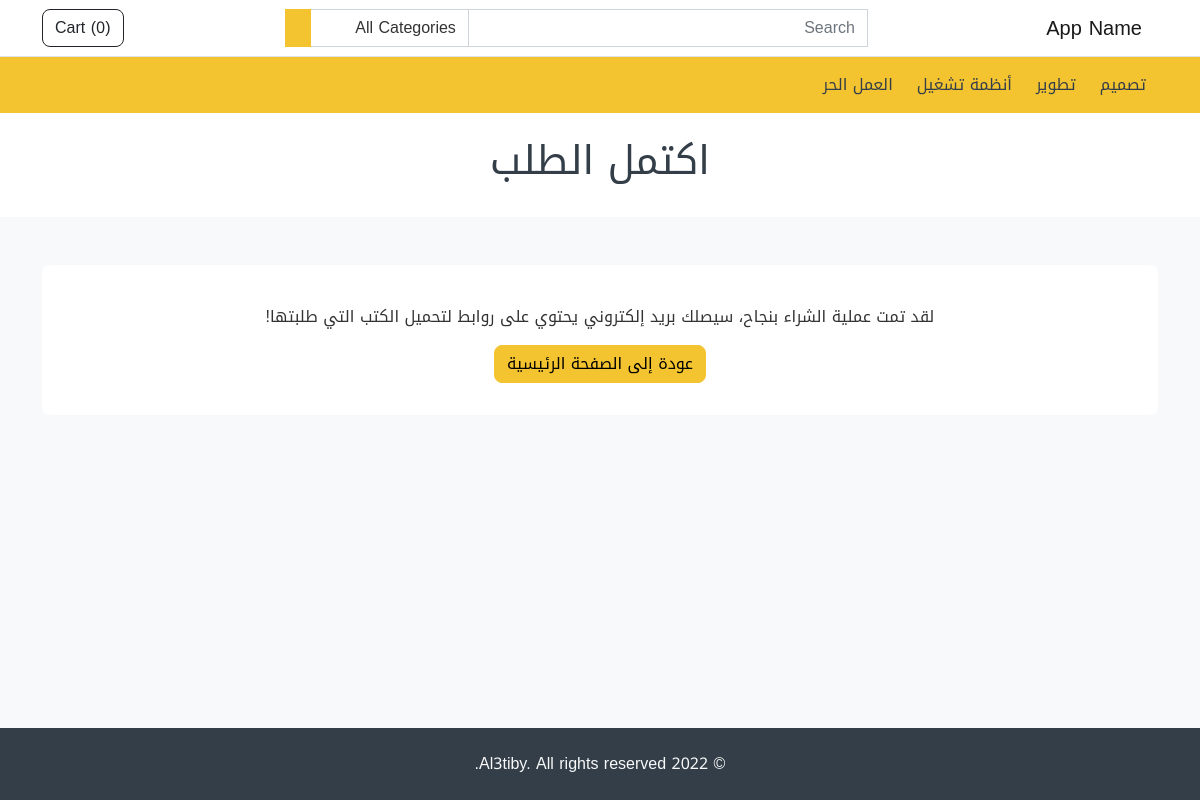
The page /checkout/complete on the database its author committed.
### store/models.py (models this page shows, shortened)
class Category(models.Model):
    name = models.CharField(max_length=255, unique=True)
    featured = models.BooleanField(default=False)
    order = models.IntegerField(default=1)
    created_at = models.DateTimeField(auto_now_add=True)
    updated_at = models.DateTimeField(auto_now=True)

### store/views.py (the view)
# urls.py: path('checkout/complete', views.checkout_complete, name='store.checkout_complete'),
def checkout_complete(request):
    Cart.objects.filter(session=request.session.session_key).delete()
    return render(
        request, 'checkout-complete.html'
    )

### store/custom_context_processor.py (called while the page is built)
def store_website(request):
    cart = Cart.objects.filter(session=request.session.session_key).last()
    cart_total = 0
    cart_products = []
    if cart:
        cart_products = Product.objects.filter(pk__in=cart.items)
        for item in cart_products:
            cart_total += item.price
    categories = Category.objects.order_by('order')
    return {
        'categories': categories,
        'cart_products': cart_products,
        'cart_total': cart_total
    }

### store/templates/checkout-complete.html (shortened to what this page needs)
{% extends 'base.html' %}
{% block content %}
<div class="bg-white py-4">
        <h1 class="text-center text-secondary">اكتمل الطلب</h1>
      </div>
      <div class="container my-5">
        <div class="card">
          <div class="card-body">
            <p class="text-center mt-4">
              لقد تمت عملية الشراء بنجاح، سيصلك بريد إلكتروني يحتوي على روابط
              لتحميل الكتب التي طلبتها!
            </p>
            <p class="text-center">
              <a href="/" class="btn btn-primary">عودة إلى الصفحة الرئيسية</a>
            </p>
          </div>
        </div>
      </div>
{% endblock %}

### store/templates/partials/header.html (shortened to what this page needs)
{% load i18n %}
<nav class="navbar navbar-expand-lg navbar-light bg-white border-bottom">
    <div class="container">
        <a class="navbar-brand" href="/">
            {% trans 'App Name' %}
        </a>
        <div class="collapse navbar-collapse mt-2 mt-lg-0" id="navbarSupportedContent">
            {% include 'partials/header_search.html' %}
            <ul class="navbar-nav my-2 my-lg-0">
                <li class="nav-item">
                    <a href="{% url 'store.cart' %}" class="btn btn-outline-dark" type="button">
                        {% trans 'Cart' %} (<span id="card-items-count">{{ cart_products|length }}</span>)
                    </a>
                </li>
            </ul>
        </div>
    </div>
</nav>
<nav class="navbar navbar-expand-lg navbar-light bg-primary">
    <div class="container">
        <div class="collapse navbar-collapse mt-2 mt-lg-0" id="navbarSupportedContent">
            <ul class="navbar-nav my-2 my-lg-0">
                {% for category in categories %}
                    <li class="nav-item">
                        <a class="nav-link mx-1" href="{% url 'store.category' category.id %}" role="button">
                            {{ category.name }}
                        </a>
                    </li>
                {% endfor %}
            </ul>
        </div>
    </div>
</nav>

### rows shown on the page
Category: name "تصميم"
Category: name "تطوير"
Category: name "أنظمة تشغيل"
Category: name "العمل الحر"

### other values the page prints
{{ cart_products|length }} "0"
